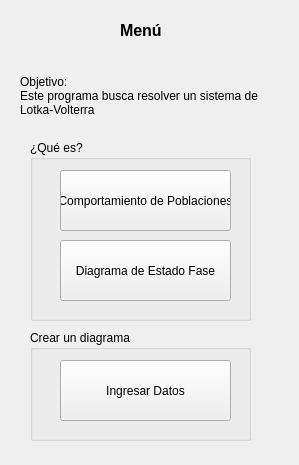
<?xml version="1.0" encoding="UTF-8"?>
<ui version="4.0">
 <class>menu</class>
 <widget class="QWidget" name="menu">
  <property name="geometry">
   <rect>
    <x>0</x>
    <y>0</y>
    <width>299</width>
    <height>465</height>
   </rect>
  </property>
  <property name="windowTitle">
   <string>Menú</string>
  </property>
  <widget class="QLabel" name="label">
   <property name="geometry">
    <rect>
     <x>120</x>
     <y>20</y>
     <width>47</width>
     <height>20</height>
    </rect>
   </property>
   <property name="font">
    <font>
     <pointsize>12</pointsize>
     <weight>75</weight>
     <bold>true</bold>
    </font>
   </property>
   <property name="text">
    <string>Menú</string>
   </property>
  </widget>
  <widget class="QLabel" name="label_2">
   <property name="geometry">
    <rect>
     <x>20</x>
     <y>60</y>
     <width>251</width>
     <height>71</height>
    </rect>
   </property>
   <property name="text">
    <string>Objetivo:
Este programa busca resolver un sistema de 
Lotka-Volterra</string>
   </property>
  </widget>
  <widget class="QGroupBox" name="groupBox">
   <property name="geometry">
    <rect>
     <x>30</x>
     <y>140</y>
     <width>221</width>
     <height>181</height>
    </rect>
   </property>
   <property name="title">
    <string>¿Qué es?</string>
   </property>
   <widget class="QPushButton" name="comportamiento">
    <property name="geometry">
     <rect>
      <x>30</x>
      <y>30</y>
      <width>171</width>
      <height>61</height>
     </rect>
    </property>
    <property name="text">
     <string>Comportamiento de Poblaciones</string>
    </property>
   </widget>
   <widget class="QPushButton" name="diagrama">
    <property name="geometry">
     <rect>
      <x>30</x>
      <y>100</y>
      <width>171</width>
      <height>61</height>
     </rect>
    </property>
    <property name="text">
     <string>Diagrama de Estado Fase</string>
    </property>
   </widget>
  </widget>
  <widget class="QGroupBox" name="groupBox_2">
   <property name="geometry">
    <rect>
     <x>30</x>
     <y>330</y>
     <width>221</width>
     <height>111</height>
    </rect>
   </property>
   <property name="title">
    <string>Crear un diagrama</string>
   </property>
   <widget class="QPushButton" name="ingresa_dato">
    <property name="geometry">
     <rect>
      <x>30</x>
      <y>30</y>
      <width>171</width>
      <height>61</height>
     </rect>
    </property>
    <property name="text">
     <string>Ingresar Datos</string>
    </property>
   </widget>
  </widget>
 </widget>
 <resources/>
 <connections/>
</ui>
